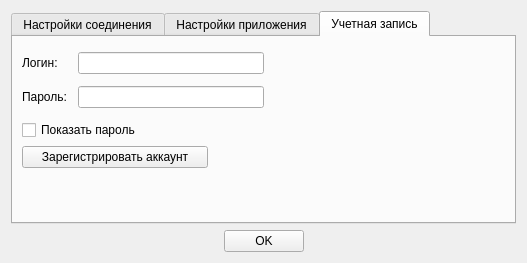
<?xml version="1.0" encoding="UTF-8"?>
<ui version="4.0">
 <class>DialogSettings</class>
 <widget class="QDialog" name="DialogSettings">
  <property name="geometry">
   <rect>
    <x>0</x>
    <y>0</y>
    <width>527</width>
    <height>260</height>
   </rect>
  </property>
  <property name="windowTitle">
   <string>Настройки</string>
  </property>
  <layout class="QVBoxLayout" name="verticalLayout_4">
   <item>
    <widget class="QTabWidget" name="tabWidget">
     <property name="currentIndex">
      <number>2</number>
     </property>
     <widget class="QWidget" name="tabSettingsConnect">
      <attribute name="title">
       <string>Настройки соединения</string>
      </attribute>
      <layout class="QVBoxLayout" name="verticalLayout_7">
       <item>
        <layout class="QVBoxLayout" name="verticalLayout">
         <item>
          <widget class="QLabel" name="label">
           <property name="text">
            <string>IP- адрес сервера:</string>
           </property>
          </widget>
         </item>
         <item>
          <widget class="QLineEdit" name="lineEditIP">
           <property name="minimumSize">
            <size>
             <width>91</width>
             <height>0</height>
            </size>
           </property>
           <property name="maximumSize">
            <size>
             <width>91</width>
             <height>16777215</height>
            </size>
           </property>
           <property name="text">
            <string>127.0.0.1</string>
           </property>
          </widget>
         </item>
        </layout>
       </item>
       <item>
        <layout class="QVBoxLayout" name="verticalLayout_2">
         <item>
          <widget class="QLabel" name="label_2">
           <property name="text">
            <string>Порт:</string>
           </property>
          </widget>
         </item>
         <item>
          <widget class="QSpinBox" name="spinBoxPort">
           <property name="minimumSize">
            <size>
             <width>91</width>
             <height>0</height>
            </size>
           </property>
           <property name="maximumSize">
            <size>
             <width>91</width>
             <height>16777215</height>
            </size>
           </property>
           <property name="maximum">
            <number>9999</number>
           </property>
           <property name="value">
            <number>2323</number>
           </property>
          </widget>
         </item>
        </layout>
       </item>
       <item>
        <widget class="QCheckBox" name="cbAutoConnect">
         <property name="text">
          <string>Автоматически устанавливать соединение с сервером при запуске</string>
         </property>
         <property name="checked">
          <bool>true</bool>
         </property>
        </widget>
       </item>
       <item>
        <spacer name="verticalSpacer">
         <property name="orientation">
          <enum>Qt::Vertical</enum>
         </property>
         <property name="sizeHint" stdset="0">
          <size>
           <width>20</width>
           <height>40</height>
          </size>
         </property>
        </spacer>
       </item>
      </layout>
     </widget>
     <widget class="QWidget" name="tabSettingsApp">
      <attribute name="title">
       <string>Настройки приложения</string>
      </attribute>
      <layout class="QVBoxLayout" name="verticalLayout_5">
       <item>
        <layout class="QVBoxLayout" name="verticalLayout_3">
         <item>
          <widget class="QLabel" name="label_5">
           <property name="text">
            <string>Размер шрифта чата:</string>
           </property>
          </widget>
         </item>
         <item>
          <widget class="QSpinBox" name="spinBoxFontSize">
           <property name="maximumSize">
            <size>
             <width>103</width>
             <height>16777215</height>
            </size>
           </property>
           <property name="maximum">
            <number>50</number>
           </property>
           <property name="value">
            <number>10</number>
           </property>
          </widget>
         </item>
        </layout>
       </item>
       <item>
        <widget class="QCheckBox" name="cbShowPopUpMsg">
         <property name="text">
          <string>Показывать всплывающие уведомления</string>
         </property>
         <property name="checked">
          <bool>true</bool>
         </property>
        </widget>
       </item>
       <item>
        <layout class="QFormLayout" name="formLayout">
         <item row="0" column="0">
          <widget class="QLabel" name="label_3">
           <property name="text">
            <string>Папка для сохранения файлов:</string>
           </property>
          </widget>
         </item>
         <item row="1" column="0">
          <widget class="QLabel" name="labelNameFolder">
           <property name="text">
            <string/>
           </property>
          </widget>
         </item>
         <item row="2" column="0">
          <widget class="QPushButton" name="pbSelectFolder">
           <property name="text">
            <string>Выбрать</string>
           </property>
          </widget>
         </item>
        </layout>
       </item>
       <item>
        <layout class="QHBoxLayout" name="horizontalLayout_3">
         <item>
          <widget class="QLabel" name="label_4">
           <property name="text">
            <string>Настройки звука:</string>
           </property>
          </widget>
         </item>
         <item>
          <widget class="QComboBox" name="cbSound">
           <property name="currentText">
            <string>Выкл.</string>
           </property>
           <property name="currentIndex">
            <number>0</number>
           </property>
           <property name="maxVisibleItems">
            <number>3</number>
           </property>
           <property name="maxCount">
            <number>3</number>
           </property>
           <item>
            <property name="text">
             <string>Выкл.</string>
            </property>
           </item>
           <item>
            <property name="text">
             <string>Whistle</string>
            </property>
           </item>
           <item>
            <property name="text">
             <string>Catch</string>
            </property>
           </item>
          </widget>
         </item>
         <item>
          <spacer name="horizontalSpacer">
           <property name="orientation">
            <enum>Qt::Horizontal</enum>
           </property>
           <property name="sizeHint" stdset="0">
            <size>
             <width>40</width>
             <height>20</height>
            </size>
           </property>
          </spacer>
         </item>
        </layout>
       </item>
      </layout>
     </widget>
     <widget class="QWidget" name="tab">
      <attribute name="title">
       <string>Учетная запись</string>
      </attribute>
      <layout class="QVBoxLayout" name="verticalLayout_8">
       <item>
        <layout class="QHBoxLayout" name="horizontalLayout_6">
         <item>
          <layout class="QVBoxLayout" name="verticalLayout_6">
           <item>
            <layout class="QHBoxLayout" name="horizontalLayout_4">
             <item>
              <widget class="QLabel" name="label_7">
               <property name="text">
                <string>Логин:</string>
               </property>
              </widget>
             </item>
             <item>
              <widget class="QLineEdit" name="lineEditLogin">
               <property name="maximumSize">
                <size>
                 <width>186</width>
                 <height>16777215</height>
                </size>
               </property>
               <property name="maxLength">
                <number>64</number>
               </property>
              </widget>
             </item>
            </layout>
           </item>
           <item>
            <layout class="QHBoxLayout" name="horizontalLayout_5">
             <item>
              <widget class="QLabel" name="label_8">
               <property name="text">
                <string>Пароль:</string>
               </property>
              </widget>
             </item>
             <item>
              <widget class="QLineEdit" name="lineEditPassword">
               <property name="maximumSize">
                <size>
                 <width>186</width>
                 <height>16777215</height>
                </size>
               </property>
               <property name="maxLength">
                <number>64</number>
               </property>
              </widget>
             </item>
            </layout>
           </item>
          </layout>
         </item>
         <item>
          <spacer name="horizontalSpacer_4">
           <property name="orientation">
            <enum>Qt::Horizontal</enum>
           </property>
           <property name="sizeHint" stdset="0">
            <size>
             <width>168</width>
             <height>68</height>
            </size>
           </property>
          </spacer>
         </item>
        </layout>
       </item>
       <item>
        <widget class="QCheckBox" name="cbShowPassword">
         <property name="text">
          <string>Показать пароль</string>
         </property>
        </widget>
       </item>
       <item>
        <widget class="QPushButton" name="pbRegisterAccount">
         <property name="maximumSize">
          <size>
           <width>186</width>
           <height>16777215</height>
          </size>
         </property>
         <property name="text">
          <string>Зарегистрировать аккаунт</string>
         </property>
        </widget>
       </item>
       <item>
        <spacer name="verticalSpacer_2">
         <property name="orientation">
          <enum>Qt::Vertical</enum>
         </property>
         <property name="sizeHint" stdset="0">
          <size>
           <width>308</width>
           <height>62</height>
          </size>
         </property>
        </spacer>
       </item>
      </layout>
     </widget>
    </widget>
   </item>
   <item>
    <layout class="QHBoxLayout" name="horizontalLayout_2">
     <item>
      <spacer name="horizontalSpacer_2">
       <property name="orientation">
        <enum>Qt::Horizontal</enum>
       </property>
       <property name="sizeHint" stdset="0">
        <size>
         <width>203</width>
         <height>20</height>
        </size>
       </property>
      </spacer>
     </item>
     <item>
      <widget class="QPushButton" name="pbOK">
       <property name="maximumSize">
        <size>
         <width>100</width>
         <height>16777215</height>
        </size>
       </property>
       <property name="text">
        <string>OK</string>
       </property>
      </widget>
     </item>
     <item>
      <spacer name="horizontalSpacer_3">
       <property name="orientation">
        <enum>Qt::Horizontal</enum>
       </property>
       <property name="sizeHint" stdset="0">
        <size>
         <width>202</width>
         <height>20</height>
        </size>
       </property>
      </spacer>
     </item>
    </layout>
   </item>
  </layout>
 </widget>
 <resources/>
 <connections/>
</ui>
